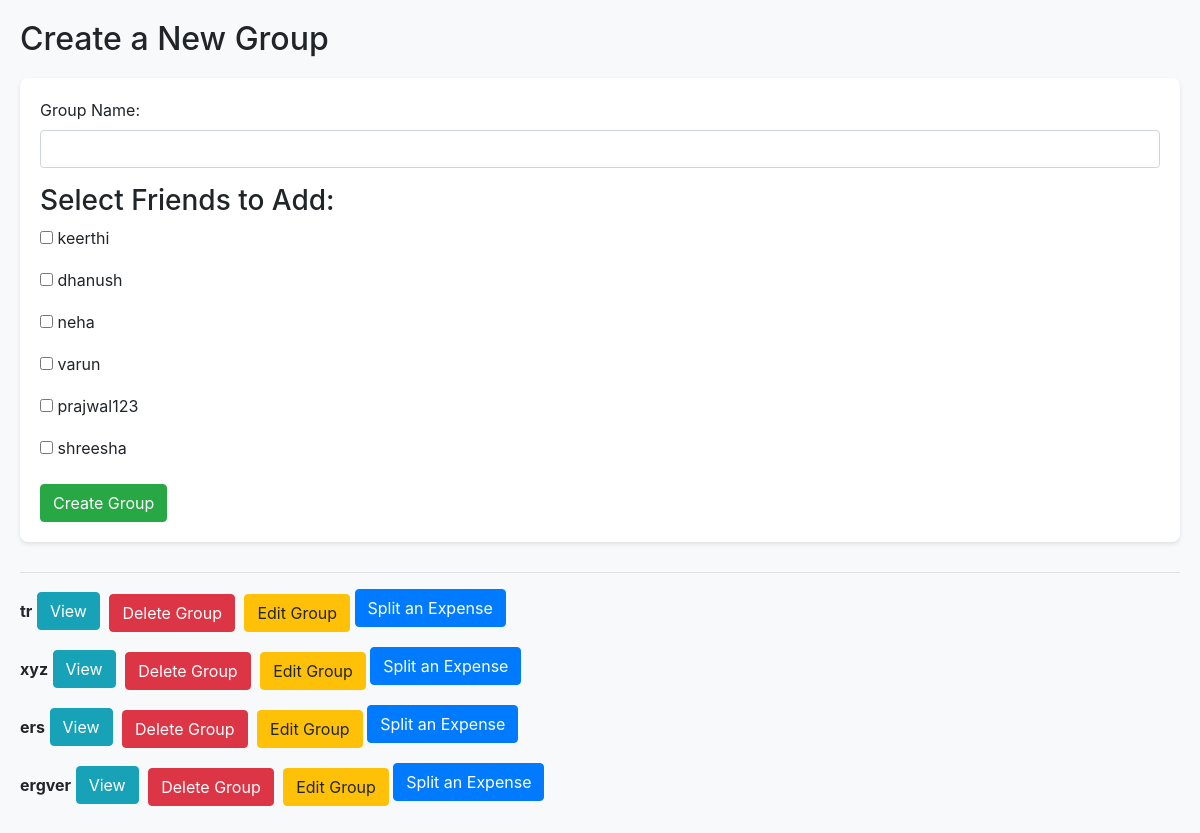
The app's page /groups/create/ (signed in), older data.
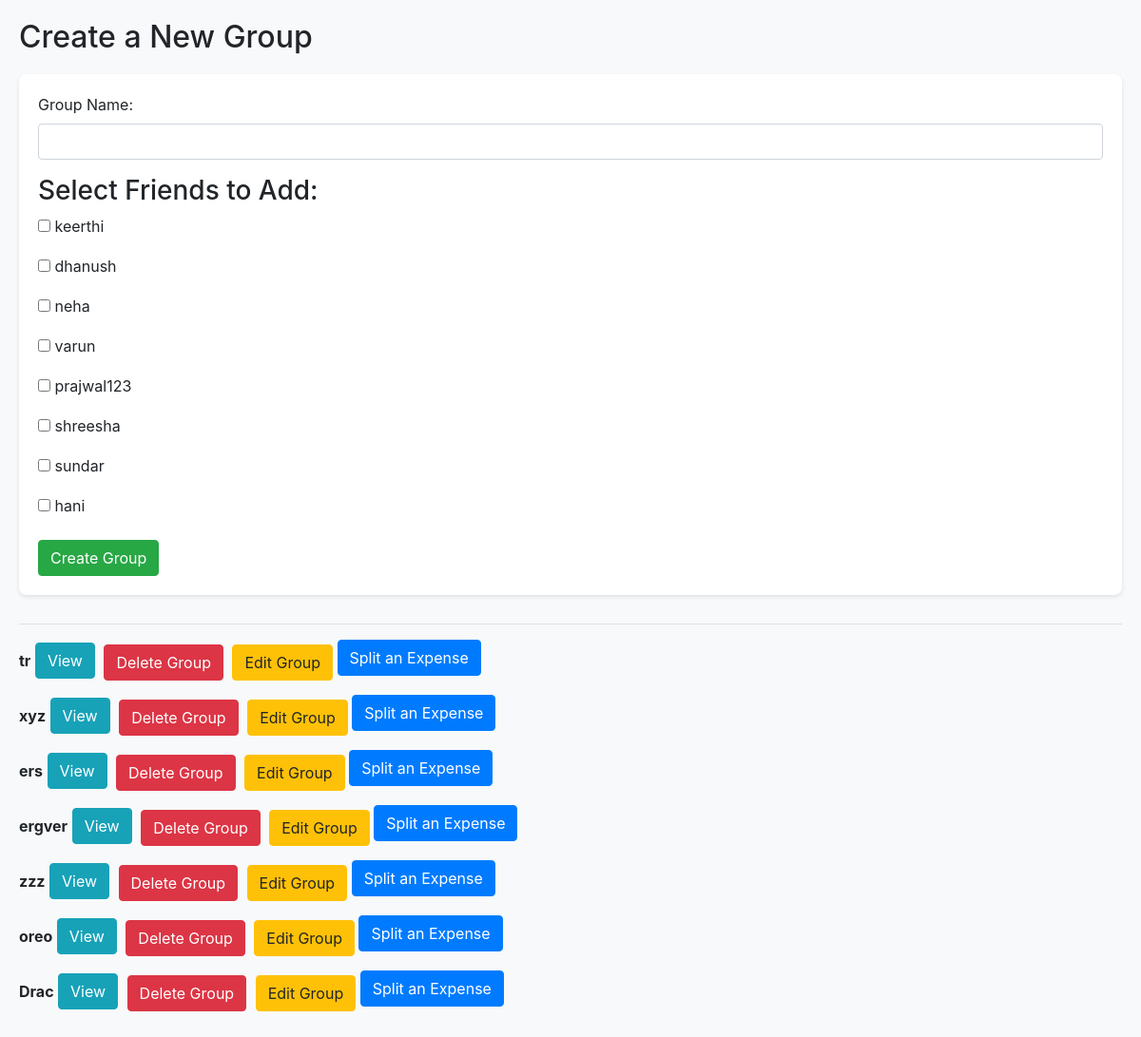
The same page, newer data.
### expenses/models.py (models this page shows)
class Friendship(models.Model):
    user1 = models.ForeignKey(User, related_name='friends1', on_delete=models.CASCADE)
    user2 = models.ForeignKey(User, related_name='friends2', on_delete=models.CASCADE)

class Group(models.Model):
    name=models.CharField(max_length=60)
    members=models.ManyToManyField(User, related_name="group_members")

### expenses/views.py (the view, shortened to what this page needs)
# urls.py: path('groups/create/', views.create_group, name='create_group'),
@login_required
def create_group(request)   :
    groups = request.user.group_members.all()
    friends = request.user.friends2.all()
    view_group_id = request.GET.get("view_group_id")
    return render(request, 'create_group.html', {'friends': friends, 'groups':groups,'view_group_id':view_group_id})

### templates/create_group.html (shortened to what this page needs)
<!doctype html>
<html lang="en">
<head>
    <link rel="stylesheet" href="https://cdn.jsdelivr.net/npm/bootstrap@4.3.1/dist/css/bootstrap.min.css">
</head>
<body>
    <h2>Create a New Group</h2>
    <form method="post">
        <div class="form-group">
            <label for="id_name">Group Name:</label>
            <input type="text" id="id_name" name="name" class="form-control" required>
        </div>
        <h3>Select Friends to Add:</h3>
        <ul>
            {% for friend in friends %}
                <li>
                    <input type="checkbox" name="friends" value="{{friend.user1.id}}">
                    <label>{{friend.user1}}</label>
                </li>
            {% empty %}
                <li>No friends available.</li>
            {% endfor %}
        </ul>
        <button type="submit" class="btn btn-success">Create Group</button>
    </form>
    <hr>
    <ul>
        {% for group in groups %}
            <li>
                <strong>{{ group.name }}</strong>
                <a href="?view_group_id={{ group.id }}" title="View Group" style="font-size: 25px; text-decoration:none"><button class="btn btn-info">View</button></a>
                <a href="{% url 'delete_group' group.id %}" class="btn btn-danger">Delete Group</a>
                <a href="{% url 'edit_group' group.id %}" class="btn btn-warning">Edit Group</a>
                <a href="{% url 'create_expense' group.id %}" class="btn btn-primary">Split an Expense</a>
            </li>
        {% endfor %}
    </ul>
</body>
</html>

Row changes from the older to the newer data that the page shows:
added Friendship: user1 "sundar"
added Friendship: user1 "hani"
added Group: name "zzz"
added Group: name "oreo"
added Group: name "Drac"
